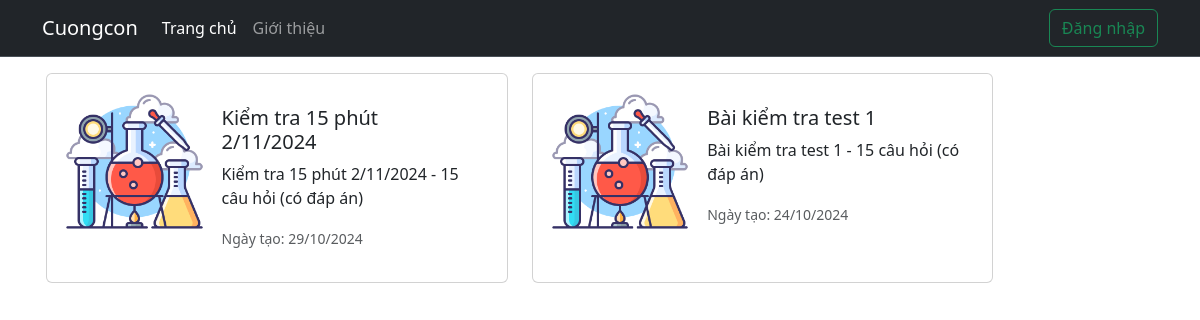
The page / on the database its author committed.
### quiz/models/quiz.py (models this page shows, shortened)
class CommonAbstract(models.Model):
    created_at = models.DateTimeField(editable=False, null=True, blank=True, verbose_name='Thời điểm tạo')
    updated_at = models.DateTimeField(auto_now_add=True, verbose_name='Thời điểm cập nhật')
    class Meta:
        ordering = ('-created_at',)
        abstract = True

class Exam(CommonAbstract):
    id = models.AutoField(auto_created=True, primary_key=True, serialize=False, verbose_name='ID')
    title = models.CharField(max_length=255, verbose_name='Tên bài kiểm tra')
    room_name = models.CharField(max_length=255, verbose_name='Tên phòng thi')
    start_time = models.DateTimeField(verbose_name='Thời gian bắt đầu')
    finish_time = models.DateTimeField(verbose_name='Thời gian kết thúc')
    time_todo = models.IntegerField(default=15, verbose_name='Thời gian làm bài (phút)')
    room_code = models.CharField(max_length=15, unique=True, verbose_name='Mã phòng thi')
    created_by = models.CharField(max_length=255, verbose_name='Người tạo')
    class Meta:
        ordering = ('-created_at',)
        verbose_name = 'QL Bài kiểm tra'
        verbose_name_plural = 'QL Bài kiểm tra'
        db_table = 'exams'

### quiz/views/index.py (the view)
# urls.py: path('', index_view, name='index'),
def index_view(request):
    exams = Exam.objects.order_by('-created_at')
    return render(request, 'quiz/index.html', {'exams': exams}, status=200)

### templates/quiz/index.html (shortened to what this page needs)
{% extends 'base.html' %}
{% load static %}
{% block content %}
<nav class="navbar navbar-expand-lg bg-dark border-bottom border-body" data-bs-theme="dark">
    <div class="container">
      <a class="navbar-brand" href="#">Cuongcon</a>
      <div class="collapse navbar-collapse" id="navbarSupportedContent">
        <ul class="navbar-nav me-auto mb-2 mb-lg-0">
          <li class="nav-item">
            <a class="nav-link active" aria-current="page" href="#">Trang chủ</a>
          </li>
          <li class="nav-item">
            <a class="nav-link" href="#">Giới thiệu</a>
          </li>
        </ul>
        {% if request.user.is_authenticated %}
          <span class="text-white" style="margin-right: 8px;">{{request.user.username}}</span>
          <a href="{% url 'logout' %}" class="btn btn-outline-success">Đăng xuất</a>
        {% else %}
          <a class="btn btn-outline-success" href="{% url 'login' %}">Đăng nhập</a>
        {% endif %}
      </div>
    </div>
</nav>
<div class="container p-3 row" style="margin: 0 auto;">
  {% for exam in exams %}
    <a class="card mb-3 col-5 nav-link p-3" style="margin-right: 24px;" href="{% url 'exam' exam.id %}">
      <div class="">
        <div class="row g-0">
          <div class="col-md-4">
            <img src="{% static 'assets/images/laboratory.png' %}" class="img-fluid rounded-start" alt="{{exam.title}}">
          </div>
          <div class="col-md-8">
            <div class="card-body">
              <h5 class="card-title">{{exam.title}}</h5>
              <p class="card-text">{{exam.title}} - 15 câu hỏi (có đáp án)</p>
              <p class="card-text"><small class="text-body-secondary">Ngày tạo: {{exam.created_at|date:"d/m/Y"}}</small></p>
            </div>
          </div>
        </div>
      </div>
    </a>
  {% endfor %}
</div>
{% endblock content %}

### static/assets/css/base.css (style rules this page uses)
* { margin: 0; padding: 0; box-sizing: border-box; }
.log-reg-section form, p { width: 100%; }
ul { list-style: none; }

### rows shown on the page
Exam: title "Kiểm tra 15 phút 2/11/2024", created_at "29/10/2024"
Exam: title "Bài kiểm tra test 1", created_at "24/10/2024"
